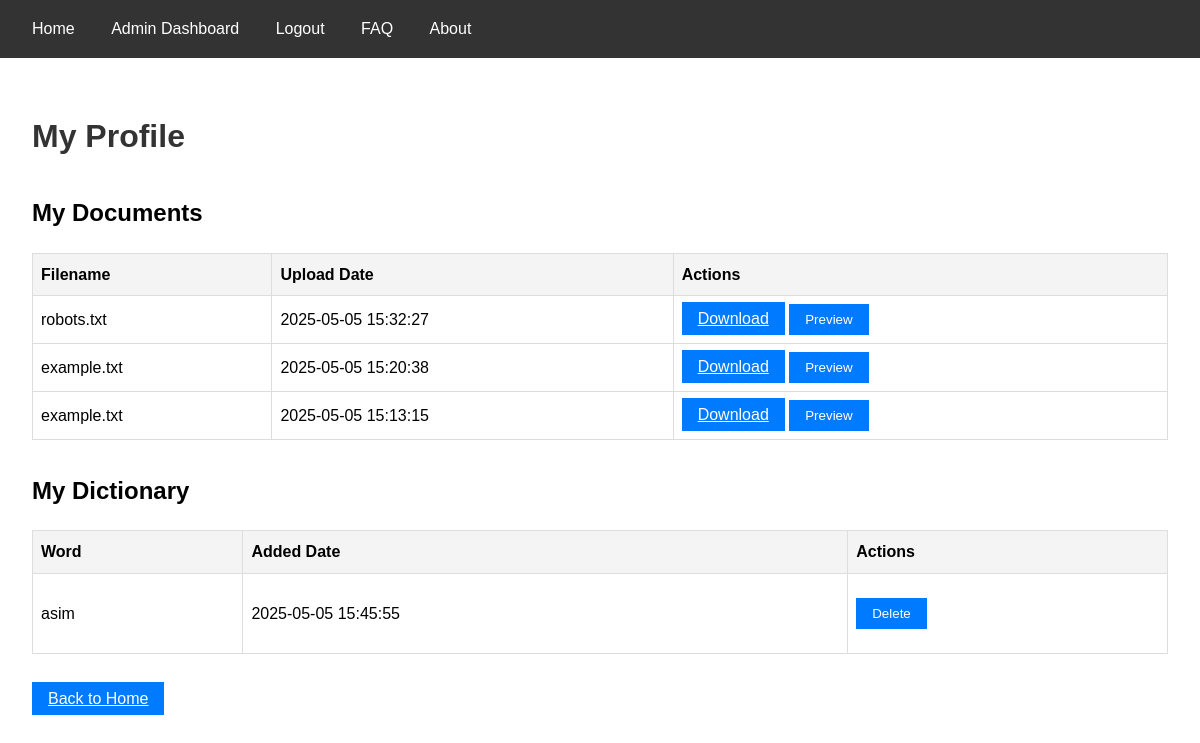
Screenshot of /profile (signed in) with the database file from the repository.
### tables this page shows
CREATE TABLE Document (
    id INTEGER PRIMARY KEY AUTOINCREMENT,
    user_id INTEGER NOT NULL,
    filename TEXT NOT NULL,
    file_path TEXT NOT NULL,
    upload_date DATETIME DEFAULT CURRENT_TIMESTAMP,
    created_date DATETIME DEFAULT CURRENT_TIMESTAMP,
    created_by TEXT NOT NULL DEFAULT 'System',
    updated_date DATETIME DEFAULT CURRENT_TIMESTAMP,
    updated_by TEXT NOT NULL DEFAULT 'System',
    is_deleted BOOLEAN DEFAULT FALSE,
    admin_remarks TEXT,
    FOREIGN KEY (user_id) REFERENCES User(id)
);

CREATE TABLE UserDictionary (
    id INTEGER PRIMARY KEY AUTOINCREMENT,
    user_id INTEGER NOT NULL,
    word TEXT NOT NULL,
    created_date DATETIME DEFAULT CURRENT_TIMESTAMP,
    created_by TEXT NOT NULL DEFAULT 'System',
    updated_date DATETIME DEFAULT CURRENT_TIMESTAMP,
    updated_by TEXT NOT NULL DEFAULT 'System',
    is_deleted BOOLEAN DEFAULT FALSE,
    admin_remarks TEXT,
    FOREIGN KEY (user_id) REFERENCES User(id),
    UNIQUE(user_id, word)
);

### app/routes/main_routes.py (the view)
@main_bp.route('/profile')
def profile():
    if 'user_id' not in session:
        flash('Please log in to view your profile.', 'error')
        return redirect(url_for('auth.login'))
    conn = get_db_connection()
    documents = conn.execute(
        'SELECT id, filename, upload_date FROM Document WHERE user_id = ? AND is_deleted = 0 ORDER BY upload_date DESC',
        (session['user_id'],)
    ).fetchall()
    dictionary = conn.execute(
        'SELECT id, word, created_date FROM UserDictionary WHERE user_id = ? AND is_deleted = 0 ORDER BY created_date DESC',
        (session['user_id'],)
    ).fetchall()
    conn.close()
    return render_template('profile.html', documents=documents, dictionary=dictionary)

### app/utils/db.py (called while the page is built)
def get_db_connection():
    conn = sqlite3.connect(current_app.config['DATABASE'])
    conn.row_factory = sqlite3.Row
    return conn

### app/utils/logging.py (called while the page is built)
def log_action(table_name, record_id, action, remarks, error_code=None, request_time=None):
    conn = get_db_connection()
    try:
        conn.execute(
            'INSERT INTO Logs (table_name, record_id, action, system_remarks, error_code, request_time, created_by, updated_by) '
            'VALUES (?, ?, ?, ?, ?, ?, ?, ?)',
            (table_name, record_id, action, remarks, error_code, request_time,
             session.get('email', 'System'), session.get('email', 'System'))
        )
        conn.commit()
    finally:
        conn.close()

### app/templates/profile.html (shortened to what this page needs)
{% extends 'layout.html' %}
{% block content %}
    <h1>My Profile</h1>
    <h2>My Documents</h2>
    {% if documents %}
        <table>
            <thead>
                <tr>
                    <th>Filename</th>
                    <th>Upload Date</th>
                    <th>Actions</th>
                </tr>
            </thead>
            <tbody>
                {% for doc in documents %}
                    <tr>
                        <td>{{ doc.filename }}</td>
                        <td>{{ doc.upload_date }}</td>
                        <td>
                            <a href="{{ url_for('main.download', doc_id=doc.id) }}" class="btn">Download</a>
                            <button onclick="showPreview('{{ doc.id }}')" class="btn">Preview</button>
                        </td>
                    </tr>
                {% endfor %}
            </tbody>
        </table>
    {% else %}
        <p>No documents uploaded.</p>
    {% endif %}
    <h2>My Dictionary</h2>
    {% if dictionary %}
        <table>
            <thead>
                <tr>
                    <th>Word</th>
                    <th>Added Date</th>
                    <th>Actions</th>
                </tr>
            </thead>
            <tbody>
                {% for word in dictionary %}
                    <tr>
                        <td>{{ word.word }}</td>
                        <td>{{ word.created_date }}</td>
                        <td>
                            <form action="{{ url_for('main.delete_word', word_id=word.id) }}" method="POST" onsubmit="return confirm('Are you sure you want to delete this word?');">
                                <button type="submit" class="btn">Delete</button>
                            </form>
                        </td>
                    </tr>
                {% endfor %}
            </tbody>
        </table>
    {% else %}
        <p>No words in your dictionary.</p>
    {% endif %}
    <a href="{{ url_for('main.home') }}" class="btn">Back to Home</a>
{% endblock %}

### app/static/css/styles.css (style rules this page uses)
body { font-family: Arial, sans-serif; margin: 0; padding: 0; line-height: 1.6; }
h1 { color: #333; }
form { margin: 1rem 0; }
button, .btn { padding: 0.5rem 1rem; background: #007bff; color: white; border: none; cursor: pointer; }
table { width: 100%; border-collapse: collapse; margin-bottom: 2rem; }
th, td { border: 1px solid #ddd; padding: 0.75rem; text-align: left; }
th { background: #f4f4f4; font-weight: bold; }

### app/templates/profile.html (style rules this page uses)
table { width: 100%; border-collapse: collapse; margin-bottom: 2rem; }
th, td { border: 1px solid #ddd; padding: 0.5rem; text-align: left; }
th { background: #f4f4f4; }
h2 { margin-top: 2rem; }

### rows the page displays
Document: filename "robots.txt", upload_date "2025-05-05 15:32:27"
Document: filename "example.txt", upload_date "2025-05-05 15:20:38"
Document: filename "example.txt", upload_date "2025-05-05 15:13:15"
UserDictionary: word "asim", created_date "2025-05-05 15:45:55"
